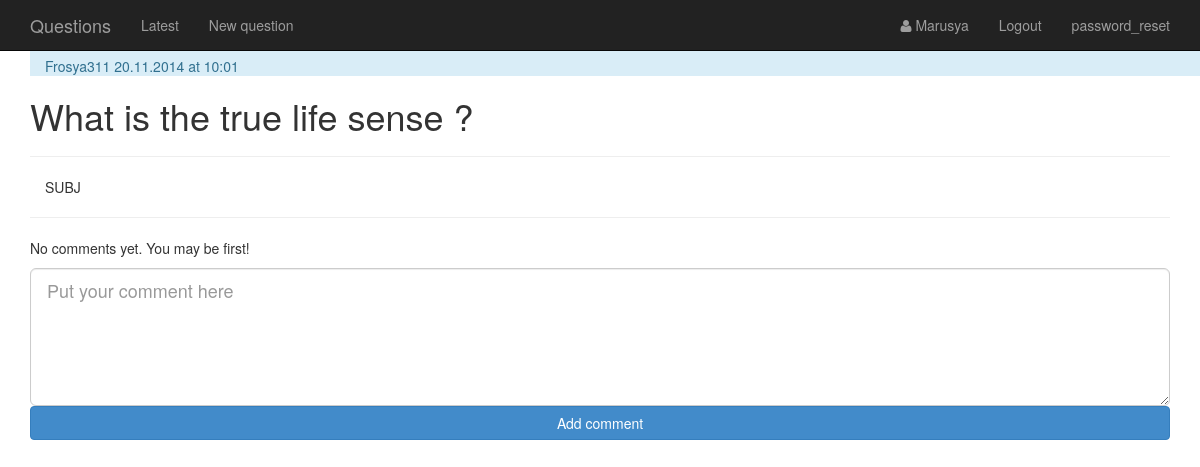
/questions/62/page1/ (signed in), run on the app's committed database.
### questions/models.py (models this page shows, shortened)
class Question(models.Model):
    author = models.ForeignKey(User)
    question_title = models.CharField(max_length=200)
    question_text = models.CharField(max_length=1500)
    pub_date = models.DateTimeField('date published', auto_now_add=True)
    def was_published_recently(self):
        return self.pub_date >= (timezone.now() - timezone.timedelta(days=1)) and self.pub_date <= timezone.now()
    was_published_recently.admin_order_field = 'pub_date'
    was_published_recently.boolean = True
    was_published_recently.short_description = 'Published recently?'
    def pretty_pub_date(self):
        return self.pub_date.strftime('%d.%m.%Y at %H:%M')

### questions/views.py (the view)
# urls.py: url(r'^(?P<question_id>\d+)/page(?P<page>\d+)/$', q_views.QuestionView.as_view(), name='question'),
class QuestionView( LoginRequiredMixin, generic.ListView):  # AjaxableResponseMixin,
    model = QuestionComment
    form_class = NewCommentForm
    template_name = 'questions/question.html'
    context_object_name = 'comments_list'
    paginate_by = 10
    def get_queryset(self):
        return QuestionComment.objects.filter(question__pk = int(self.kwargs['question_id'])).order_by('-pub_date')
    def get_context_data(self, **kwargs):
        context = super(QuestionView, self).get_context_data(**kwargs)
        context['question'] = Question.objects.get(pk = int(self.kwargs['question_id']))
        context['form'] = NewCommentForm
        return context

### questions/mixins.py (called while the page is built)
    @method_decorator(login_required)
    def dispatch(self, *args, **kwargs):
        return super(LoginRequiredMixin, self).dispatch(*args, **kwargs)

### questions/templates/questions/question.html (shortened to what this page needs)
{% extends "base.html" %}
{% block content %}
<div class="container alert-info" style="padding-top: 16px;" >{{ question.author  }} {{question.pretty_pub_date }}</div>
<div id="question-header">
	<h1 itemprop="name">{{ question.question_title }}</h1>
</div><hr>
<div class="container alert-dismissable">
    {{ question.question_text }}
</div><hr>
{% for comment in object_list %}
     <div class="alert-info"><img src="{{comment.avatar24}}"/> {{ comment.author.username }}<span width="100px">{{ comment.pretty_pub_date }}</span></div>
     <div class="alert">{{ comment.comment_text }}</div>
 {% empty %}
    <p>No comments yet. You may be first!</p>
{% endfor %}
<form class="form-group-lg" action="{% url 'questions:new_comment' question_id=question.id %}" method="post">
    {{ form.comment_text }}
    <button class="btn btn-large btn-primary btn-block" type="submit">Add comment</button>
</form>
{% endblock %}

### templates/base.html (shortened to what this page needs)
<!DOCTYPE html>
<html lang="en">
  <head>
    {% load static %}
    <link href="{% static "css/bootstrap.min.css" %}" rel="stylesheet" type="text/css" />
    <link href="{% static "css/font-awesome.min.css" %}" rel="stylesheet" type="text/css" />
  </head>
  <body>
    <nav class="navbar navbar-inverse navbar-fixed-top" role="navigation">
      <div class="container">
        <div class="navbar-header">
          <a class="navbar-brand" href="/questions/">Questions</a>
        </div>
        <div id="navbar" class="collapse navbar-collapse">
          <ul class="nav navbar-nav">
            <li><a href="{% url 'questions:question_list' 1 %}">Latest</a></li>
            <li><a href="{% url 'questions:new_question' %}">New question</a></li>
          </ul>
          <ul class="nav navbar-nav navbar-right">
            {% if user.is_authenticated %}
                <li><a href="#"><i class="fa fa-user" alt="Signing from Facebook"></i> {{ user }}</a></li>
                <li><a href="{% url 'auth_logout' %}">Logout</a></li>
                <li><a href="{% url 'password_reset' %}">password_reset</a></li>
            {% else %}
                <li><a href="{% url 'auth_login' %}">Login</a></li>
                <li><a href="{% url 'registration_register' %}">Register</a></li>
            {% endif %}
          </ul>
        </div>
      </div>
    </nav>
    <div class="container" >
                {% block content %}{% endblock %}
    </div>
  </body>
</html>

### templates/base.html (style rules this page uses)
body { padding-top:40px;padding-bottom:40px;background-color:#f5f5f5; }

### data on the page
Question: author "Frosya311", pretty_pub_date "20.11.2014 at 10:01", question_title "What is the true life sense ?", question_text "SUBJ"

### other printed values
{{ user }} "Marusya"
